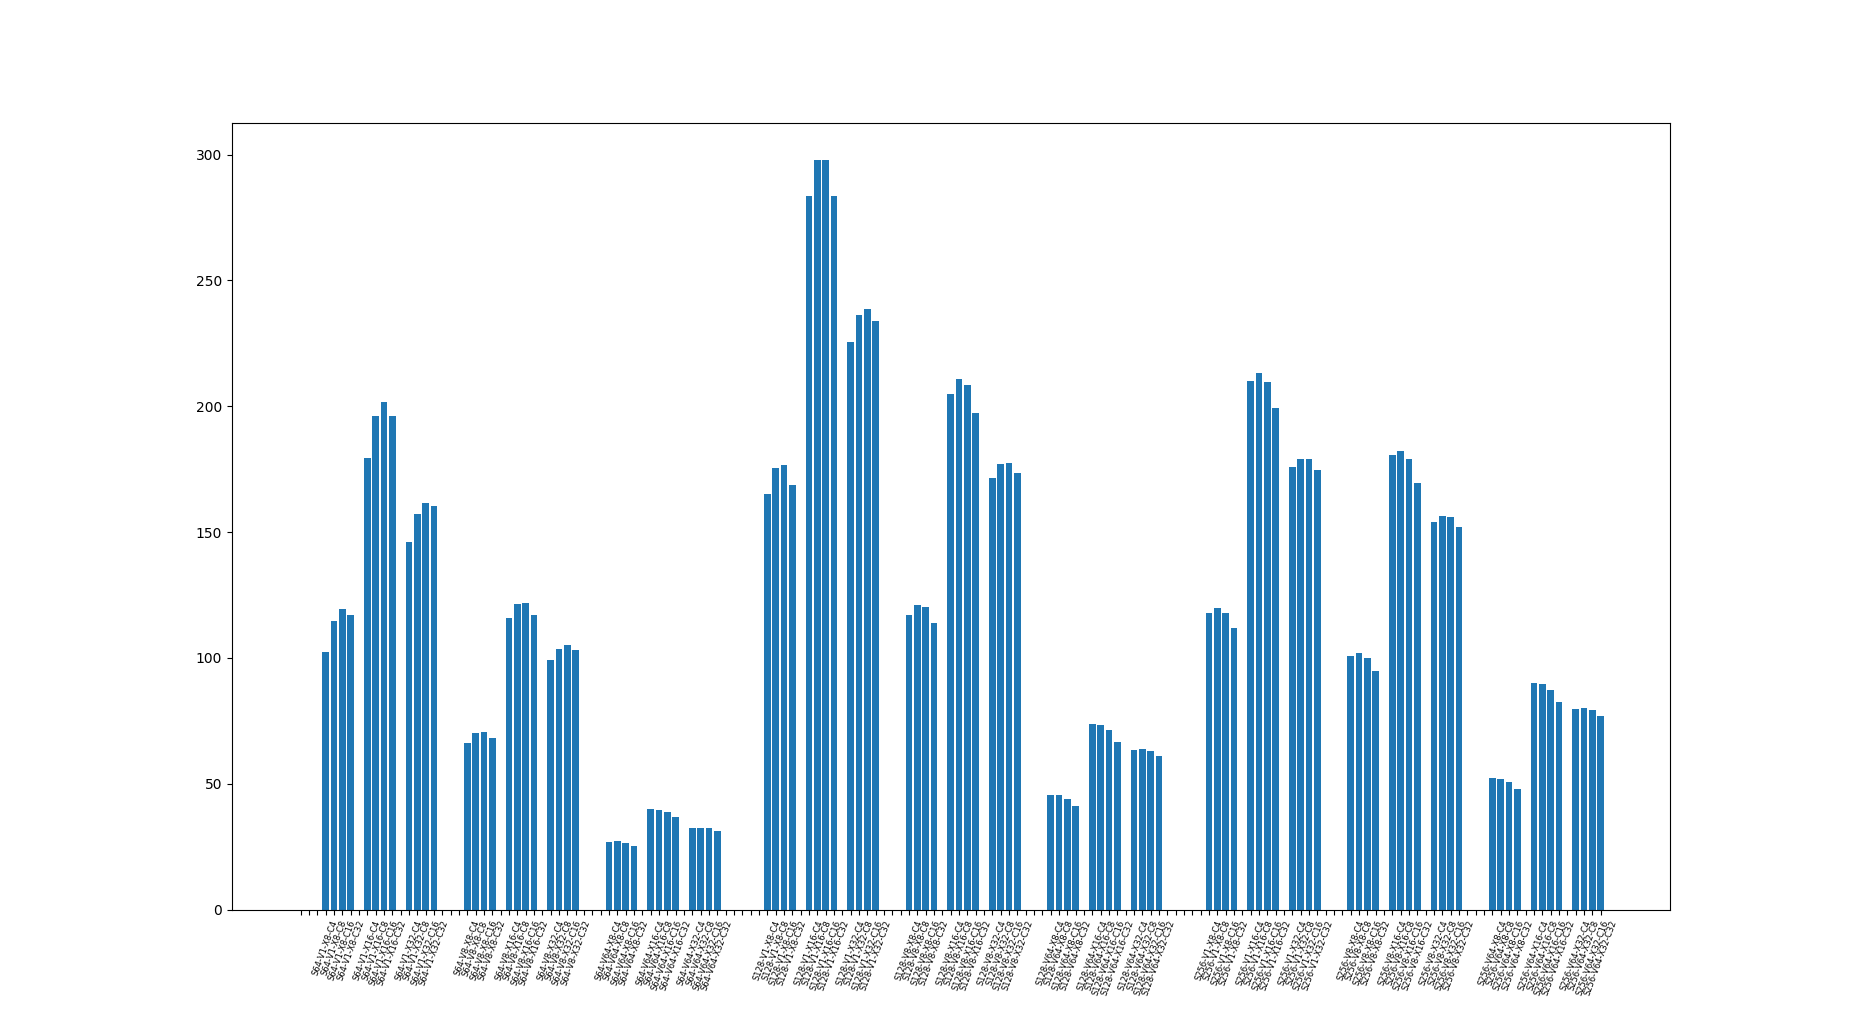

The script that saved this image:
import math
import sys
sys.path.insert (0, '/home/aa/dpe_emulate/include')
import matplotlib.pyplot as plt
from collections import OrderedDict

import config as cfg
# PUMA tile sweep (parameters) for CE(computation efficiency)
# CE is measured as the number of 16-bit operations performed per second per mm2

# Computation units:
# 1. xbar for matrix-vector multiplication
# 2. vfu for performing vector operations
# 3. rom (dataMem embedded ROM-RAM) for look-up table based operations

# datamemory (4*xbar_size*(num_xbar/8)) - Constant (from PUMA compiler based on register allocation)

# Time step considered (based on xbar latency) = 128ns

# Sweep Parameters considered:
xbar_size_list = [64, 128, 256]
num_xbar_list = [8, 16, 32] # [xbar_size (DACs,SnH), 1 ADC, 1 SnA per xbar]
num_vfu_list = [1, 8, 64]
num_core_list = [4, 8, 16, 32]

time_step_dict = {'64':60, '128':100, '256':230}

num_data_points = len(xbar_size_list) * len(num_xbar_list) * len(num_vfu_list) * len(num_core_list)
print ('num_data_points', num_data_points)

ns = 10**(-9) #wrt seconds
mw = 10**(-3) #wrt watt
mm2 = 1 #wrt millimetres2
# Logical to physical xbar ratio
log2phy_xbfactor = cfg.data_width / cfg.xbar_bits # logical xbar count
# xbar latency for 128 sized xbar in ns
time_step = 100

# fixing the number of ADCs in a core
num_adc = 16

# Component areas in mm2 (per component)
xbar128_area = 2.5 * 10**(-5)
dac_area = 1.67 * 10**(-7)
adc_area = 0.0012
snh_area = 0.00004/8/128
sna_area = 0.00006
alu_area = 0.00567 * 32.0/45.0
dataMem128_2_area = 0.00192 # datamem area for xbar_size 128 and num_xbar 16
instrnMem_area = 0.00108 * math.sqrt(8) #512 entries
xbar_inMem128_area = 0.00078
xbar_outMem128_area = 0.00078
ccu_area = 0.00145*2.25

edram_area = 0.086
tile_instrnMem_area = 0.00192 * math.sqrt(8) #1024 entries
counter_buff_area = 0.0041 * math.sqrt(8)
edram_bus_area = 0.090
edram_ctrl_area = 0.00145
receive_buffer_area = 0.0022 * math.sqrt(4)
tcu_area = 0.00145
router_area = 0.047/cfg.cmesh_c


# Function to measure tile are for given parameters # in mm2
def get_tile_area (xbar_size, num_xbar, num_vfu, num_core):
    core_area = 0.0
    # assumption xbar area scales quadratically with xbar_size (Confirm with JPS)
    core_area += num_xbar * ((xbar_size/128.0)**2) * xbar128_area
    core_area += num_xbar/log2phy_xbfactor * xbar_size * dac_area
    # adc area is dependent on xbar_size - some components have exponential dependance
    #core_area += num_xbar * adc_area * (xbar_size/128)**1.2
    #core_area += num_xbar * adc_area * (xbar_size/128.0)**(2.3)
    # Assumption - ADC of fixed sampling rate is used
    #core_area += num_xbar * adc_area * (xbar_size/128.0)**(2.3)
    core_area += num_adc * adc_area * (xbar_size/128.0)**(2.3)
    core_area += num_xbar * xbar_size * snh_area
    core_area += num_xbar * sna_area
    core_area += num_vfu * alu_area
    # memory units grow as square root w.r.t. number of entries
    core_area += math.sqrt((xbar_size/128.0) * (num_xbar/16.0)) * dataMem128_2_area
    # instrn mem area is dependent on num_xbars (num_mvms a core can do)
    # memory units grow as square root w.r.t. number of entries
    core_area += math.sqrt(num_xbar/16.0) * instrnMem_area
    # memory units grow as square root w.r.t. number of entries
    core_area += math.sqrt(xbar_size/128.0) * (num_xbar/8.0) * xbar_inMem128_area
    # memory units grow as square root w.r.t. number of entries
    core_area += math.sqrt(xbar_size/128.0) * (num_xbar/8.0) * xbar_outMem128_area
    core_area += ccu_area
    tile_area = num_core * core_area
    #tile_area += math.sqrt((num_core/8.0)*(xbar_size/128.0)*(num_xbar/16.0)) * edram_area
    #tile_area += ((num_core/8.0)*(xbar_size/128.0)*(num_xbar/16.0)) * edram_area
    tile_area += (num_core/8.0) * edram_area
    # Less send and receives between tiles
    tile_area += tile_instrnMem_area / (math.sqrt((xbar_size/128.0)*(num_xbar/16.0)))
    tile_area += math.sqrt((xbar_size/128.0)*(num_xbar/16.0)) * counter_buff_area
    tile_area += num_core/8.0 * edram_bus_area
    tile_area += num_core/8.0 * edram_ctrl_area
    # Less tiles will fan-out to a next layer tile
    # Less send and receives between tiles
    tile_area += receive_buffer_area/ (math.sqrt((xbar_size/128.0)*(num_xbar/16.0)))
    tile_area += tcu_area
    tile_area += router_area
    return tile_area


# Measure the number of computations for given parameters
def get_num_comp (xbar_size, num_xbar, num_vfu, num_core):
    num_comp_xbar = num_xbar/log2phy_xbfactor * (xbar_size*xbar_size) / math.ceil(xbar_size/128.0)
    num_comp_vfu = xbar_size * num_vfu
    num_comp_rom = xbar_size # lut (1 RAM read, 1 ROM read, 1 RAM write, 1 ALU for interpolation)
    num_comp_total = num_core*(num_comp_xbar + num_comp_vfu + num_comp_rom)
    return num_comp_total


def get_time (xbar_size, num_xbar, num_vfu, num_core):
    # assumption: xbar latency scales linearly with xbar_size (Confirm with John-Paul)
    # A highly parallel synthtic workload going through all units (VFU, MVM, MEU) in Core
    # all xbars in a core share data
    # all xbars in a core run in ||el
    # all xbars outputs go through vfu (to get xbar_size outputs)
    # all vfu outputs go through lut
    # xbar_size outputs are stored
    # overall time makes sure that last core's store finishes
    #time_step_new = time_step * (xbar_size/128.0)
    time_step_new = time_step_dict[str(xbar_size)]
    ld_time = num_core * (xbar_size/16) #1 edram read is 16 entries 1ns
    #mvm_time = (16+1) * time_step_new * math.ceil((num_xbar/float(num_adc)))
    mvm_time = (16+1) * time_step_new
    vfu_time = time_step_new * math.ceil((num_xbar/8.0)/num_vfu)
    #vfu_time = 0
    lut_time = time_step_new
    #lut_time = 0
    st_time = xbar_size/16
    time_total = ld_time + mvm_time + vfu_time + lut_time + st_time
    return time_total * ns


# Sweep to generate computational efficiency data
#ce_dict = OrderedDict()
ce_list = []
name_list = []
for xbar_size in xbar_size_list:
    if (xbar_size != xbar_size_list[0]):
        ce_list.append(0)
        name_list.append(' ')
        ce_list.append(0)
        name_list.append(' ')
    for num_vfu in num_vfu_list:
        ce_list.append(0)
        name_list.append(' ')
        ce_list.append(0)
        name_list.append(' ')
        for num_xbar in num_xbar_list:
            ce_list.append(0)
            name_list.append(' ')
            for num_core in num_core_list:
                tile_area = get_tile_area (xbar_size, num_xbar, num_vfu, num_core)
                num_comp_total = get_num_comp (xbar_size, num_xbar, num_vfu, num_core)
                time = get_time (xbar_size, num_xbar, num_vfu, num_core)
                ce = num_comp_total / tile_area / time / (10**9) #in GigaOps
                name = 'S'+str(xbar_size)+'-V'+str(num_vfu)+'-X'+str(num_xbar)+'-C'+str(num_core)
                #ce_dict[name] = ce
                ce_list.append(ce)
                name_list.append(name)

# Plot the sweep
#plt.bar(range(len(ce_dict)), ce_dict.values(), align='center')
#plt.xticks(range(len(ce_dict)), ce_dict.keys())

plt.bar(range(len(ce_list)), ce_list, align='center')
plt.xticks(range(len(name_list)), name_list)

plt.xticks(fontsize=6, rotation=70)
#plt.autoscale(tight=True)
plt.show()
#plt.savefig('/home/aa/dpe_emulate/isca_results/puma_ce_sweep')



